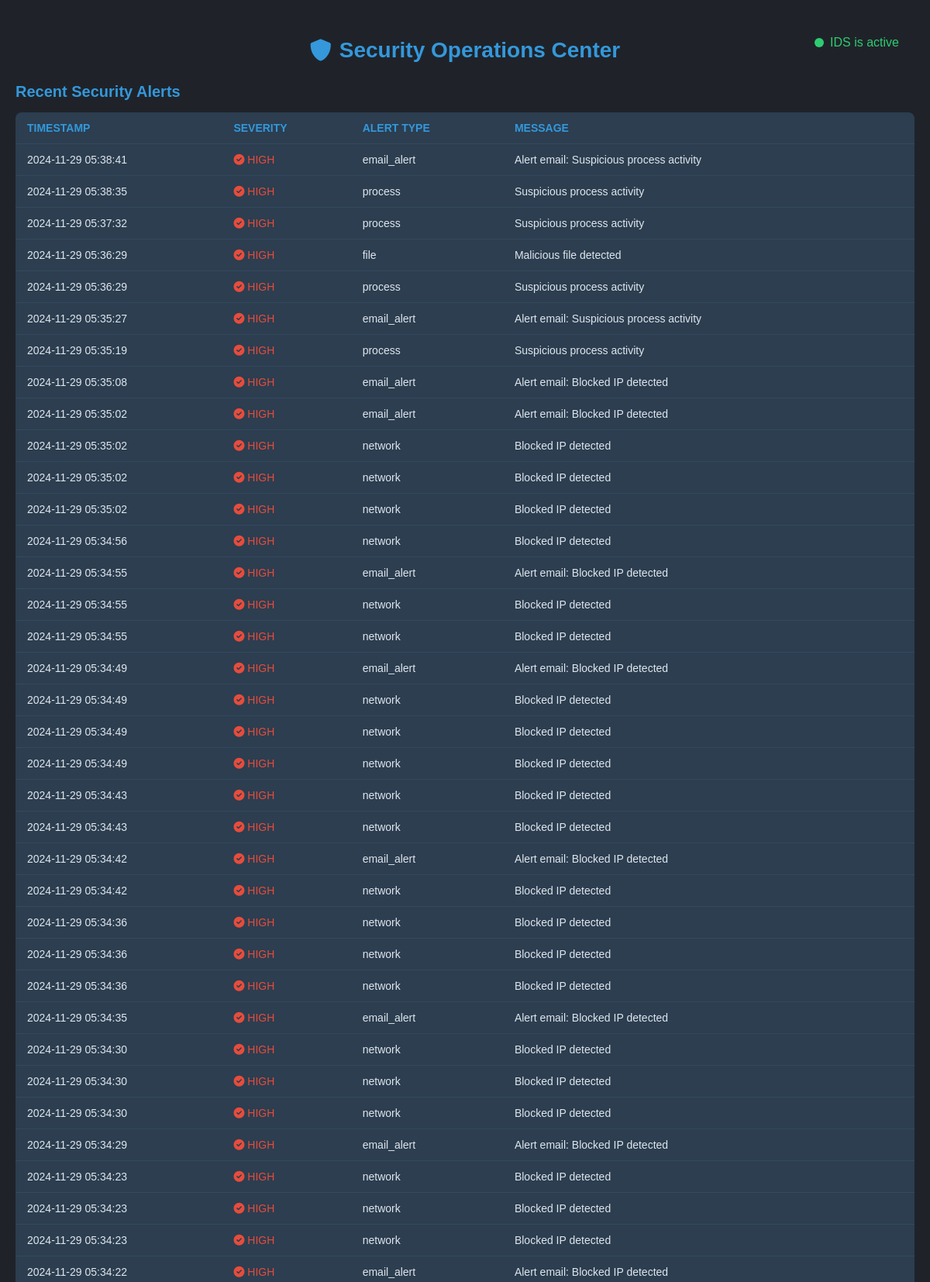
/dashboard (upper part), run on the app's committed database.
### tables this page shows
CREATE TABLE alerts (
                    id INTEGER PRIMARY KEY AUTOINCREMENT,
                    timestamp DATETIME DEFAULT CURRENT_TIMESTAMP,
                    alert_type TEXT,
                    severity TEXT,
                    message TEXT,
                    details TEXT
                );

### SIEM/app.py (the view)
@app.route('/dashboard')
def dashboard():
    alerts, alert_stats, scans, scan_stats = fetch_data()
    alert_chart = generate_alert_chart(alert_stats)
    scan_chart = generate_scan_chart(scan_stats)
    ids_logs, log_heatmap = fetch_ids_logs()  # Fetch IDS logs and heatmap data
    return render_template('dashboard.html', alerts=alerts, alert_chart=alert_chart, scan_chart=scan_chart, ids_logs=ids_logs, log_heatmap=log_heatmap)

### SIEM/app.py (called while the page is built)
def fetch_data():
    conn = sqlite3.connect('D:/Visual Studio Code/Security/IDS/ids.db')
    c = conn.cursor()
    c.execute("SELECT timestamp, severity, alert_type, message FROM alerts ORDER BY timestamp DESC")
    alerts = c.fetchall()
    c.execute("SELECT severity, COUNT(*) as count FROM alerts GROUP BY severity ORDER BY count DESC")
    alert_stats = c.fetchall()
    c.execute("SELECT timestamp, file_path, hash, scan_result FROM scans ORDER BY timestamp DESC")
    scans = c.fetchall()
    c.execute("SELECT scan_result, COUNT(*) as count FROM scans GROUP BY scan_result ORDER BY count DESC")
    scan_stats = c.fetchall()
    conn.close()
    return alerts, alert_stats, scans, scan_stats

def generate_alert_chart(alert_stats):
    severities, counts = zip(*alert_stats)
    fig, ax = plt.subplots(figsize=(5, 4))
    ax.bar(severities, counts)
    ax.set_title('Alert Statistics by Severity')
    ax.set_xlabel('Severity')
    ax.set_ylabel('Count')
    chart = get_chart(fig)
    return chart

def generate_scan_chart(scan_stats):
    results, counts = zip(*scan_stats)
    fig, ax = plt.subplots(figsize=(5, 4))
    ax.pie(counts, labels=results, autopct='%1.1f%%')
    ax.set_title('Scan Results Distribution')
    chart = get_chart(fig)
    return chart

def get_chart(fig):
    buf = io.BytesIO()
    fig.savefig(buf, format='png')
    data = base64.b64encode(buf.getbuffer()).decode('ascii')
    return data

def fetch_ids_logs():
    log_file_path = 'D:/Visual Studio Code/Security/IDS/ids.log'  # Change this to your log file's actual path
    try:
        with open(log_file_path, 'r') as file:
            logs = file.readlines()
        log_data = parse_logs(logs)
        heatmap_data = generate_heatmap(log_data)
        return ''.join(logs), heatmap_data
    except Exception as e:
        return f"Error reading logs: {str(e)}", None

### SIEM/templates/dashboard.html (shortened to what this page needs)
<!DOCTYPE html>
<html lang="en">
<head>
    <link href="https://cdnjs.cloudflare.com/ajax/libs/font-awesome/6.0.0-beta3/css/all.min.css" rel="stylesheet">
</head>
<body>
    <div class="container">
        <header>
            <h1><i class="fas fa-shield-alt"></i> Security Operations Center</h1>
            <div class="status">
                <div class="dot"></div>
                <span>IDS is active</span>
            </div>
        </header>
        <h2>Recent Security Alerts</h2>
        <table>
            <thead>
                <tr>
                    <th>Timestamp</th>
                    <th>Severity</th>
                    <th>Alert Type</th>
                    <th>Message</th>
                </tr>
            </thead>
            <tbody>
                {% for alert in alerts %}
                <tr>
                    <td>{{ alert[0] }}</td>
                    <td class="severity-{{ alert[1]|lower }}">
                        {% if alert[1] == 'Critical' %}
                            <i class="fas fa-exclamation-triangle"></i> {{ alert[1] }}
                        {% elif alert[1] == 'High' %}
                            <i class="fas fa-exclamation-circle"></i> {{ alert[1] }}
                        {% elif alert[1] == 'Medium' %}
                            <i class="fas fa-info-circle"></i> {{ alert[1] }}
                        {% else %}
                            <i class="fas fa-check-circle"></i> {{ alert[1] }}
                        {% endif %}
                    </td>
                    <td>{{ alert[2] }}</td>
                    <td>{{ alert[3] }}</td>
                </tr>
                {% endfor %}
            </tbody>
        </table>
    </div>
</body>
</html>

### SIEM/templates/dashboard.html (style rules this page uses)
body { font-family: Arial, sans-serif; background-color: #1f2329; color: #e0e6ed; margin: 0; padding: 20px; }
.container { max-width: 1200px; margin: 0 auto; }
header { display: flex; justify-content: center; align-items: center; position: relative; padding: 10px 0; }
header h1 { font-size: 28px; margin-bottom: 0; color: #3498db; display: flex; align-items: center; }
header h1 i { margin-right: 10px; }
.status { position: absolute; right: 20px; display: flex; align-items: center; font-size: 16px; color: #2ecc71; }
.status .dot { width: 12px; height: 12px; background-color: #2ecc71; border-radius: 50%; margin-right: 8px; }
h2 { font-size: 20px; color: #3498db; margin-bottom: 15px; }
table { width: 100%; border-collapse: collapse; background-color: #2c3e50; border-radius: 8px; overflow: hidden; margin-bottom: 20px; }
th, td { padding: 12px 15px; text-align: left; border-bottom: 1px solid #34495e; }
th { color: #3498db; text-transform: uppercase; font-size: 14px; font-weight: bold; }
td { font-size: 14px; }
.severity-high { color: #e74c3c; }

### data on the page
alerts: timestamp "2024-11-29 05:38:41", severity "HIGH", alert_type "email_alert", message "Alert email: Suspicious process activity"
alerts: timestamp "2024-11-29 05:38:35", severity "HIGH", alert_type "process", message "Suspicious process activity"
alerts: timestamp "2024-11-29 05:37:32", severity "HIGH", alert_type "process", message "Suspicious process activity"
alerts: timestamp "2024-11-29 05:36:29", severity "HIGH", alert_type "file", message "Malicious file detected"
alerts: timestamp "2024-11-29 05:36:29", severity "HIGH", alert_type "process", message "Suspicious process activity"
alerts: timestamp "2024-11-29 05:35:27", severity "HIGH", alert_type "email_alert", message "Alert email: Suspicious process activity"
alerts: timestamp "2024-11-29 05:35:19", severity "HIGH", alert_type "process", message "Suspicious process activity"
alerts: timestamp "2024-11-29 05:35:08", severity "HIGH", alert_type "email_alert", message "Alert email: Blocked IP detected"
alerts: timestamp "2024-11-29 05:35:02", severity "HIGH", alert_type "email_alert", message "Alert email: Blocked IP detected"
alerts: timestamp "2024-11-29 05:35:02", severity "HIGH", alert_type "network", message "Blocked IP detected"
alerts: timestamp "2024-11-29 05:35:02", severity "HIGH", alert_type "network", message "Blocked IP detected"
alerts: timestamp "2024-11-29 05:35:02", severity "HIGH", alert_type "network", message "Blocked IP detected"
alerts: timestamp "2024-11-29 05:34:56", severity "HIGH", alert_type "network", message "Blocked IP detected"
alerts: timestamp "2024-11-29 05:34:55", severity "HIGH", alert_type "email_alert", message "Alert email: Blocked IP detected"
alerts: timestamp "2024-11-29 05:34:55", severity "HIGH", alert_type "network", message "Blocked IP detected"
alerts: timestamp "2024-11-29 05:34:55", severity "HIGH", alert_type "network", message "Blocked IP detected"
alerts: timestamp "2024-11-29 05:34:49", severity "HIGH", alert_type "email_alert", message "Alert email: Blocked IP detected"
alerts: timestamp "2024-11-29 05:34:49", severity "HIGH", alert_type "network", message "Blocked IP detected"
alerts: timestamp "2024-11-29 05:34:49", severity "HIGH", alert_type "network", message "Blocked IP detected"
alerts: timestamp "2024-11-29 05:34:49", severity "HIGH", alert_type "network", message "Blocked IP detected"
alerts: timestamp "2024-11-29 05:34:43", severity "HIGH", alert_type "network", message "Blocked IP detected"
alerts: timestamp "2024-11-29 05:34:43", severity "HIGH", alert_type "network", message "Blocked IP detected"
alerts: timestamp "2024-11-29 05:34:42", severity "HIGH", alert_type "email_alert", message "Alert email: Blocked IP detected"
alerts: timestamp "2024-11-29 05:34:42", severity "HIGH", alert_type "network", message "Blocked IP detected"
alerts: timestamp "2024-11-29 05:34:36", severity "HIGH", alert_type "network", message "Blocked IP detected"
alerts: timestamp "2024-11-29 05:34:36", severity "HIGH", alert_type "network", message "Blocked IP detected"
alerts: timestamp "2024-11-29 05:34:36", severity "HIGH", alert_type "network", message "Blocked IP detected"
alerts: timestamp "2024-11-29 05:34:35", severity "HIGH", alert_type "email_alert", message "Alert email: Blocked IP detected"
alerts: timestamp "2024-11-29 05:34:30", severity "HIGH", alert_type "network", message "Blocked IP detected"
alerts: timestamp "2024-11-29 05:34:30", severity "HIGH", alert_type "network", message "Blocked IP detected"
alerts: timestamp "2024-11-29 05:34:30", severity "HIGH", alert_type "network", message "Blocked IP detected"
alerts: timestamp "2024-11-29 05:34:29", severity "HIGH", alert_type "email_alert", message "Alert email: Blocked IP detected"
alerts: timestamp "2024-11-29 05:34:23", severity "HIGH", alert_type "network", message "Blocked IP detected"
alerts: timestamp "2024-11-29 05:34:23", severity "HIGH", alert_type "network", message "Blocked IP detected"
alerts: timestamp "2024-11-29 05:34:23", severity "HIGH", alert_type "network", message "Blocked IP detected"
alerts: timestamp "2024-11-29 05:34:22", severity "HIGH", alert_type "email_alert", message "Alert email: Blocked IP detected"
